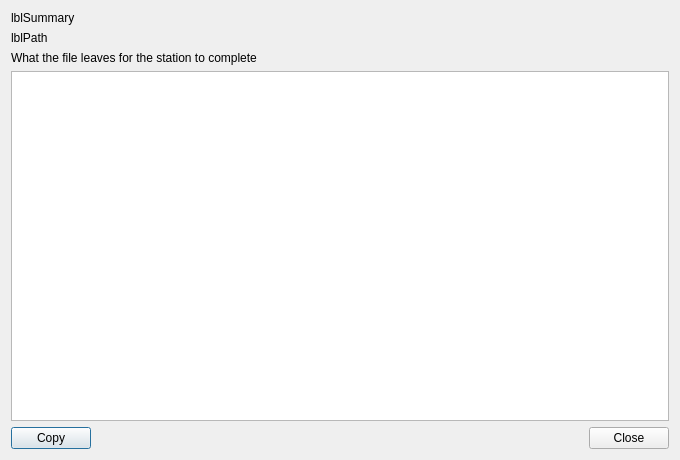
<?xml version="1.0" encoding="UTF-8"?>
<ui version="4.0">
 <class>VEXReportDialog</class>
 <widget class="QDialog" name="VEXReportDialog">
  <property name="geometry">
   <rect>
    <x>0</x>
    <y>0</y>
    <width>680</width>
    <height>460</height>
   </rect>
  </property>
  <property name="minimumSize">
   <size>
    <width>520</width>
    <height>360</height>
   </size>
  </property>
  <property name="windowTitle">
   <string>VEX Written</string>
  </property>
  <property name="windowIcon">
   <iconset resource="../gui/icons/icons.qrc">
    <normaloff>:/icons/export_icon.svg</normaloff>:/icons/export_icon.svg</iconset>
  </property>
  <layout class="QVBoxLayout" name="verticalLayout">
   <item>
    <widget class="QLabel" name="labelSummary">
     <property name="text">
      <string>lblSummary</string>
     </property>
     <property name="wordWrap">
      <bool>true</bool>
     </property>
    </widget>
   </item>
   <item>
    <widget class="QLabel" name="labelPath">
     <property name="text">
      <string>lblPath</string>
     </property>
     <property name="textInteractionFlags">
      <set>Qt::TextInteractionFlag::TextSelectableByMouse</set>
     </property>
     <property name="wordWrap">
      <bool>true</bool>
     </property>
    </widget>
   </item>
   <item>
    <widget class="QLabel" name="labelOutstanding">
     <property name="text">
      <string>What the file leaves for the station to complete</string>
     </property>
     <property name="wordWrap">
      <bool>true</bool>
     </property>
    </widget>
   </item>
   <item>
    <widget class="QTableWidget" name="tableOutstanding">
     <property name="alternatingRowColors">
      <bool>true</bool>
     </property>
     <property name="selectionBehavior">
      <enum>QAbstractItemView::SelectionBehavior::SelectRows</enum>
     </property>
     <property name="sortingEnabled">
      <bool>false</bool>
     </property>
     <property name="wordWrap">
      <bool>true</bool>
     </property>
     <attribute name="verticalHeaderVisible">
      <bool>false</bool>
     </attribute>
    </widget>
   </item>
   <item>
    <layout class="QHBoxLayout" name="horizontalLayout">
     <item>
      <widget class="QPushButton" name="pushButtonCopy">
       <property name="toolTip">
        <string>Copy the report as text, to send with the file</string>
       </property>
       <property name="text">
        <string>Copy</string>
       </property>
      </widget>
     </item>
     <item>
      <spacer name="horizontalSpacer">
       <property name="orientation">
        <enum>Qt::Orientation::Horizontal</enum>
       </property>
       <property name="sizeHint" stdset="0">
        <size>
         <width>40</width>
         <height>20</height>
        </size>
       </property>
      </spacer>
     </item>
     <item>
      <widget class="QPushButton" name="pushButtonClose">
       <property name="text">
        <string>Close</string>
       </property>
      </widget>
     </item>
    </layout>
   </item>
  </layout>
 </widget>
 <resources>
  <include location="../gui/icons/icons.qrc" />
 </resources>
 <connections />
</ui>
